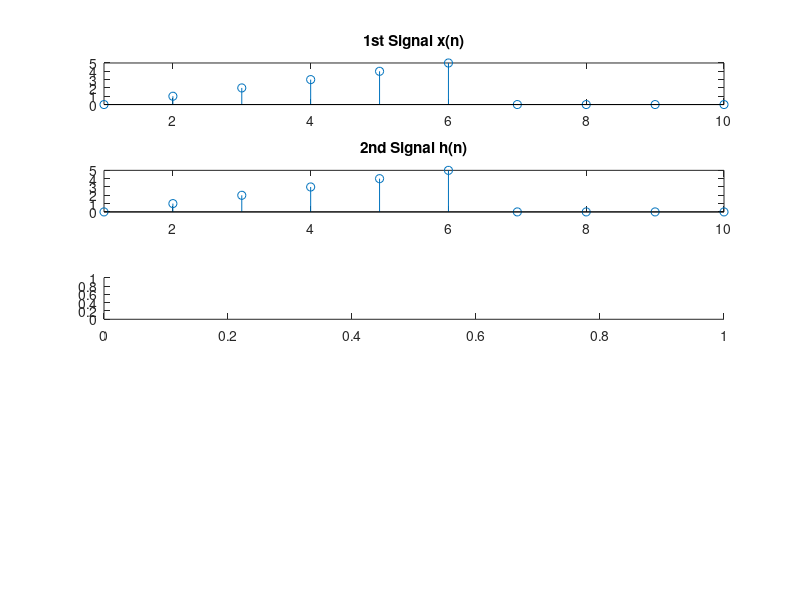

The MATLAB script that drew this image: (Note: this script raises an error after producing the figure.)
% Compute linear and circular convolution
% A Length 3 sequence
x = 0:1:5;
h = x;
% x = [2 1 2 1];
% y = [1 2 3 4];
% c = cconv(x,y,4);
% y = CrossCorr(x,h);
% fprintf('  mine \n')
% disp(y);
% fprintf('  inbuit \n')
% disp(xcorr(x,h))
% y = CrossCorr(x,h);
% disp(y);
figure(1)
subplot(5,1,1)
stem([x zeros(1,10-length(x))]);
xlim([1,10]);
title('1st Signal x(n)');

subplot(5,1,2)
stem([h,zeros(1,10-length(h))]);
xlim([1,10]);
title('2nd Signal h(n)');

subplot(5,1,3);
stem(LinearConv(x,h));
xlim([1,10]);
title('Linear convolution');

subplot(5,1,4)
stem(CircConv(x,h));
xlim([1,10]);
title('Circular Convolution');

subplot(5,1,5);
stem(CrossCorr(x,h));
xlim([1,10]);
title('Cross Correlation');


% difference between convolution and cross-correlation is, for conv one
% signal is reversed before moving right over the other signal

% https://www.entcengg.com/linear-convolution-matlab-program/
% https://dsp.stackexchange.com/questions/27451/the-difference-between-convolution-and-cross-correlation-from-a-signal-analysis
function y = LinearConv(x,h)
n1 = length(x);
n2 = length(h);
n3 = n1+n2-1;
% y(n) = sum(1,M) x(k)*h(n-k);
x = [x zeros(1,n3-n1)];
h = [h zeros(1,n3-n2)];
y = zeros(1,n3);
for n = 1:n3
    for k = 1:n2
        if(n-k+1>0) % else values will be zeros
            y(n) = y(n)+ x(k)*h(n-k+1);
        end
    end
end
end

% Cross correlation
function y = CrossCorr(x,h)
% assuming n1 <= n2
% matches with original xcorr of n1<= n2
n1 = length(x);
n2 = length(h);
n3 = n1+n2-1;
% y(n) = sum(1,M) x(k)*h(n+k);
x = [x zeros(1,n3-n1)];
h = [h zeros(1,n3-n2)];
y = zeros(1,n3);
for n = 1:n3
    for k = 1:n
        if(n2-n+k>0 && k<=n1)
            y(n) = y(n)+x(k)*h(n2-n+k);
        end
    end
end
end
 
% circular convolution
function y = CircConv(x,h)
n1 = length(x);
n2 = length(h);
n3 = max(n1,n2);
% y(n) = sum(1,M) x(k)*h(n-k);
x = [x zeros(1,n3-n1)];
h = [h zeros(1,n3-n2)];
y = zeros(1,n3);
for n = 0:n3-1
    y(n+1) = 0;
    for k = 0:n3-1
        j = mod(n-k,n3);
        y(n+1) = y(n+1)+ x(k+1)*h(j+1);
    end
end
end
